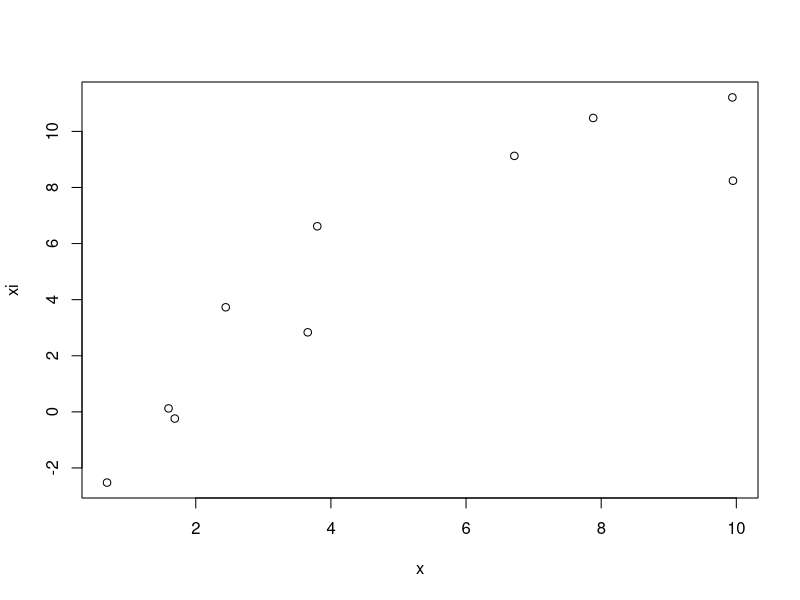
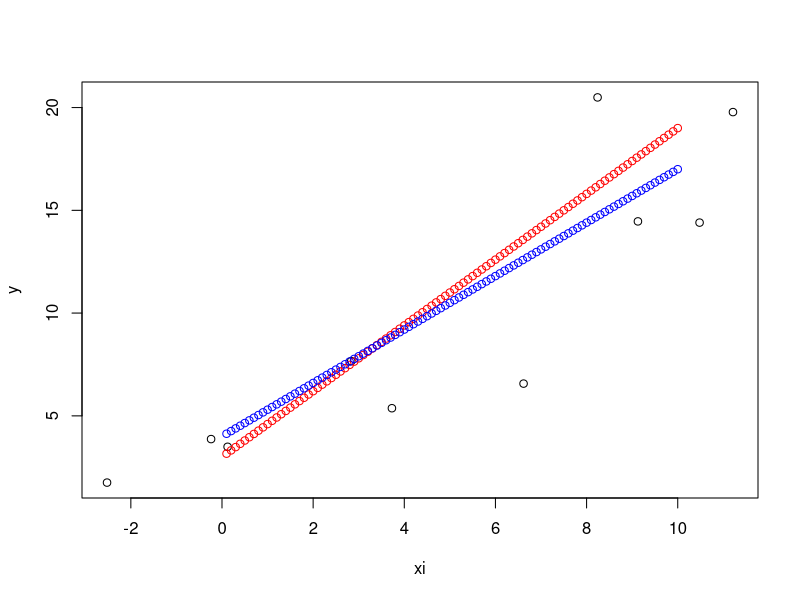

R code for these plots, in order: (Note: this script raises an error after producing the figures.)
library("mvtnorm")
library("tidyverse")


a = 2
x = runif(10,0,10)
xi = x + rnorm(10,0,2)
plot(x, xi)
y = a*x + rnorm(10,0,1)
plot(xi, y)
lm(y~xi)

oy = c(1:100)/10
ox = c(1:100)/10
a = 1.5 + 1:10/10
c = c(1:100)/10

monte_carlo = as.data.frame(expand.grid(a, c, oy, ox))
monte_carlo$likelihood = NA
colnames(monte_carlo) = c("alpha","c","oy","ox","likelihood")
monte_carlo$r = monte_carlo$ox/monte_carlo$oy

# Known ratio of the standard deviations
monte_carlo = subset(monte_carlo, monte_carlo$r == 2)

# Remove a bunch to speed it up
#monte_carlo = monte_carlo[sample(1:nrow(monte_carlo), size=50000),]


points((1:100)/10, 1.6*((1:100)/10) + 3, col="red")
points((1:100)/10, 1.3*((1:100)/10) + 4, col="blue")


for (i in 1:nrow(monte_carlo)){
  print(i)
  # Assume independent 
  l = all_likelihoods(xi, y, x_theta=monte_carlo[i,'ox'], y_theta=monte_carlo[i,'oy'], alpha=monte_carlo[i,'alpha'], c=monte_carlo[i,'c'])
  monte_carlo[i,'likelihood'] = l
}

monte_carlo = monte_carlo[order(monte_carlo$likelihood),]

plot(monte_carlo$ox, monte_carlo$likelihood, ylim=c(0,50))

all_likelihoods = function(xi, y, x_theta, y_theta, alpha=alpha, c=c){
  
  shifts = NULL
  sum_l = 0
  for (i in 1:length(xi)){
    #print(i)
    point_l = point_likelihood(xi[i], y[i], x_theta, y_theta, alpha=alpha, c=c)
    #print(point_l)
    sum_l = sum_l + point_l$likelihood
    shifts = append(shifts, point_l$shift_z)
  }
  # Return the total shift likelihood across all points
  return(sum_l)
}



point_likelihood = function(xi0, yi, x_theta, y_theta, alpha=2, c=0){
  
  z_optim = optim(0, 
        fn=single_likelihood, 
        x_theta = x_theta,
        y_theta=y_theta, 
        yi=yi, 
        xi = xi0,
        alpha=alpha,
        c=c, 
        method="Brent",
        lower=-6*x_theta,
        upper=6*x_theta,
        type="mv")
  
  shift_z = z_optim$par
  max_l = z_optim$value

  return(list("shift_z"=(shift_z), "likelihood"=max_l))
}

single_likelihood = function(params, x_theta, y_theta, xi0, yi, alpha, c, type="individual"){
  
    z = params[1]
    xl = dnorm(z, 0, sd=x_theta, log=TRUE)
    y_p = alpha*(z + xi0) + c
    res = yi - y_p
    yl = dnorm(res, 0, y_theta, log=TRUE)
    #print(paste0("XL: ",xl, " , YL: ", yl, ", Shift: ",z, ", Res: ",res))
    
    if (type == "individual"){
      return (-(yl + xl))
    } else {
      # Calculate the likelihood from a Multivariate Gaussian
      # Assume independence of the parameters
      covariance_mat = matrix(c(x_theta, 0, 0, y_theta), nrow=2, ncol=2)
      means = c(0,0)
      m_l = dmvnorm(c(z, res), means, covariance_mat, log = TRUE)
      return(-m_l)
    }
}


# Exploration of non-identifiability
plot(xi, y, xlim=c(0,15), ylim = c(0,22))
lines((1:100)/10, 2*(1:100)/10, col="red")
points(xi0, yi, col="blue")

# For different values of 
z_optim = optim(0, 
                fn=single_likelihood, 
                x_theta = x_theta,
                y_theta = y_theta, 
                yi=yi, 
                xi = xi0,
                alpha=alpha,
                method="Brent",
                lower=-6*x_theta,
                upper=6*x_theta,
                type="mv")


# Joint distributions of two different distributions
jx = rnorm(100000, 0, 10)
jy = rgamma(100000, shape= 2, rate = 1)

j_pdf = kde2d(jx, jy, n=1000)
jpdf_wide = (j_pdf$z)
colnames(jpdf_wide) = j_pdf$y
jpdf_wide = as.data.frame(jpdf_wide)
jpdf_wide$x = j_pdf$x

jpdf_wide = as_tibble(jpdf_wide)
jpdf_wide = jpdf_wide %>% pivot_longer(., !x)
colnames(jpdf_wide)[2] = "y"

# Plot the joint PDF plot
v <- ggplot(jpdf_wide, aes(x=x, y=as.numeric(y), z = value)) + 
  ylim(0,5)
v + geom_contour_filled()




# Multivariate likelihood vs individual likelihoods
x = rnorm(1000,0,1)
y = rnorm(1000,0,3) + 10*x

# Build the multviariate covariance
u = c(mean(x), mean(y))
c = cov(x, y)
var(x)
var(y)
covariance_mat = matrix(c(var(x), c, c, var(y)), nrow=2, ncol=2)


j_pdf = kde2d(x, y, n=25)
jpdf_wide = (j_pdf$z)
colnames(jpdf_wide) = j_pdf$y
jpdf_wide = as.data.frame(jpdf_wide)
jpdf_wide$x = j_pdf$x

jpdf_wide = as_tibble(jpdf_wide)
jpdf_wide = jpdf_wide %>% pivot_longer(., !x)
colnames(jpdf_wide)[2] = "y"

# Plot the joint PDF plot
v <- ggplot(jpdf_wide, aes(x=x, y=as.numeric(y), z = value))
v + geom_contour_filled()
v + geom_point(aes(x=k, y=m), col="red")

# Print 
mls = NULL
ils = NULL
for (i in 1:1000){
  k = rnorm(1,0,1)
  m = rnorm(1,0,3)
  points(k, m, col="red")
  ml = dmvnorm(c(k, m), u, covariance_mat, log = TRUE)
  
  kl = dnorm(k, u[1], sqrt(var(x)), log=TRUE)
  il = dnorm(m, u[2], sqrt(var(y)), log=TRUE)
  
  mls = append(mls, ml)
  ils = append(ils, kl + il)
}

plot(mls,ils)



# Multivariate likelihood vs individual likelihoods
x = rnorm(1000,0,1)
y = rnorm(1000,0,3) + 10*x

# Build the multviariate covariance
u = c(mean(x), mean(y))
c = cov(x, y)
var(x)
var(y)
covariance_mat = matrix(c(var(x), c, c, var(y)), nrow=2, ncol=2)


j_pdf = kde2d(x, y, n=25)
jpdf_wide = (j_pdf$z)
colnames(jpdf_wide) = j_pdf$y
jpdf_wide = as.data.frame(jpdf_wide)
jpdf_wide$x = j_pdf$x

jpdf_wide = as_tibble(jpdf_wide)
jpdf_wide = jpdf_wide %>% pivot_longer(., !x)
colnames(jpdf_wide)[2] = "y"

# Plot the joint PDF plot
v <- ggplot(jpdf_wide, aes(x=x, y=as.numeric(y), z = value))
v + geom_contour_filled()
v + geom_point(aes(x=k, y=m), col="red")

# Print 
mls = NULL
ils = NULL
for (i in 1:1000){
  k = rnorm(1,0,1)
  m = rnorm(1,0,3)
  points(k, m, col="red")
  ml = dmvnorm(c(k, m), u, covariance_mat, log = TRUE)
  
  kl = dnorm(k, u[1], sqrt(var(x)), log=TRUE)
  il = dnorm(m, u[2], sqrt(var(y)), log=TRUE)
  
  mls = append(mls, ml)
  ils = append(ils, kl + il)
}

plot(mls,ils)




# Multivariate likelihood vs individual likelihoods
x = rnorm(1000,0,1)
y = rgamma(1000,1,3) + 0.1*x

# Build the multviariate covariance
u = c(mean(x), mean(y))
c = cov(x, y)
var(x)
var(y)
covariance_mat = matrix(c(var(x), c, c, var(y)), nrow=2, ncol=2)


j_pdf = kde2d(x, y, n=25)
jpdf_wide = (j_pdf$z)
colnames(jpdf_wide) = j_pdf$y
jpdf_wide = as.data.frame(jpdf_wide)
jpdf_wide$x = j_pdf$x

jpdf_wide = as_tibble(jpdf_wide)
jpdf_wide = jpdf_wide %>% pivot_longer(., !x)
colnames(jpdf_wide)[2] = "y"

# Plot the joint PDF plot
v <- ggplot(jpdf_wide, aes(x=x, y=as.numeric(y), z = value))
v + geom_contour_filled()
v + geom_point(aes(x=k, y=m), col="red")

# Print 
mls = NULL
ils = NULL
for (i in 1:1000){
  k = rnorm(1,0,1)
  m = rnorm(1,0,3)
  points(k, m, col="red")
  ml = dmvnorm(c(k, m), u, covariance_mat, log = TRUE)
  
  kl = dnorm(k, u[1], sqrt(var(x)), log=TRUE)
  il = dnorm(m, u[2], sqrt(var(y)), log=TRUE)
  
  mls = append(mls, ml)
  ils = append(ils, kl + il)
}

plot(mls,ils)







